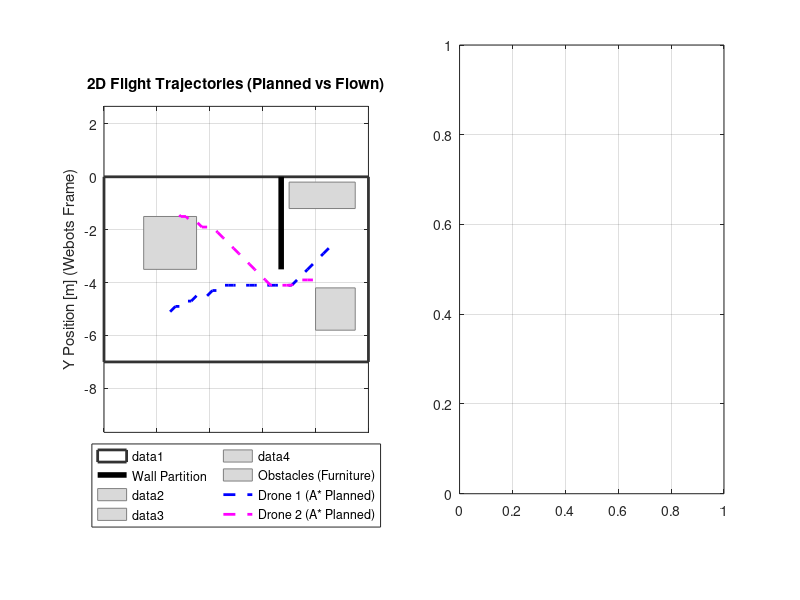

MATLAB code for this plot: (Note: this script raises an error after producing the figure.)
%% PLOT_RESULTS.M
% Evaluates and compares MATLAB A* Planned Path vs. Webots Real Flight Trajectory
% -------------------------------------------------------------------------------

function plot_results()
    clc;
    fprintf('=== Generating A* Path vs. Webots Flight Comparison ===\n');

    % Check if A* paths exist
    if ~exist('astar_paths.mat', 'file')
        error('Please run "astar_planner.m" first to generate the reference paths!');
    end
    load('astar_paths.mat', 'path1_webots', 'path2_webots');

    % Helper to load trajectory from CSV or MAT
    d1_log = load_traj('trajectory_drone_1');
    d2_log = load_traj('trajectory_drone_2');

    has_drone1 = ~isempty(d1_log);
    has_drone2 = ~isempty(d2_log);

    % Create Figure
    fig = figure('Name', 'A* Global Path vs. Webots Controller Tracking', ...
                 'NumberTitle', 'off', 'Color', 'w', 'Position', [100, 100, 1200, 600]);

    %% Subplot 1: 2D World Trajectory Comparison (A* vs. Actual)
    subplot(1, 2, 1);
    hold on;
    grid on;
    axis equal;
    box on;

    % Draw Apartment Boundary and Key Obstacles in Webots Frame
    rectangle('Position', [-10, -7, 10, 7], 'EdgeColor', [0.2 0.2 0.2], 'LineWidth', 2);
    % Center Wall Partition: X = -3.3, Y from -3.5 to 0 (Doorway open at Y from -7 to -3.5)
    plot([-3.3, -3.3], [-3.5, 0], 'k-', 'LineWidth', 4, 'DisplayName', 'Wall Partition');
    
    % Furniture Obstacles
    rectangle('Position', [-8.5, -3.5, 2.0, 2.0], 'FaceColor', [0.85 0.85 0.85], 'EdgeColor', [0.5 0.5 0.5]);
    rectangle('Position', [-3.0, -1.2, 2.5, 1.0], 'FaceColor', [0.85 0.85 0.85], 'EdgeColor', [0.5 0.5 0.5]);
    rectangle('Position', [-2.0, -5.8, 1.5, 1.6], 'FaceColor', [0.85 0.85 0.85], 'EdgeColor', [0.5 0.5 0.5]);

    % Dummy patch for Obstacles in legend
    patch(nan, nan, [0.85 0.85 0.85], 'EdgeColor', [0.5 0.5 0.5], 'DisplayName', 'Obstacles (Furniture)');

    % Plot A* Planned Paths
    plot(path1_webots(:, 1), path1_webots(:, 2), 'b--', 'LineWidth', 2, 'DisplayName', 'Drone 1 (A* Planned)');
    plot(path2_webots(:, 1), path2_webots(:, 2), 'm--', 'LineWidth', 2, 'DisplayName', 'Drone 2 (A* Planned)');

    % Plot Webots Actual Trajectories
    if has_drone1
        plot(d1_log(:, 2), d1_log(:, 3), 'b-', 'LineWidth', 2.5, 'DisplayName', 'Drone 1 (Webots Actual)');
        plot(d1_log(1, 2), d1_log(1, 3), 'go', 'MarkerSize', 8, 'MarkerFaceColor', 'g', 'DisplayName', 'Drone 1 Start');
    end

    if has_drone2
        plot(d2_log(:, 2), d2_log(:, 3), 'm-', 'LineWidth', 2.5, 'DisplayName', 'Drone 2 (Webots Actual)');
        plot(d2_log(1, 2), d2_log(1, 3), 'ro', 'MarkerSize', 8, 'MarkerFaceColor', 'r', 'DisplayName', 'Drone 2 Start');
    end

    xlabel('X Position [m] (Webots Frame)');
    ylabel('Y Position [m] (Webots Frame)');
    title('2D Flight Trajectories (Planned vs Flown)');
    legend('Location', 'southoutside', 'NumColumns', 2);

    %% Subplot 2: Altitude & Controller Performance
    subplot(1, 2, 2);
    hold on;
    grid on;
    box on;

    if has_drone1
        plot(d1_log(:, 1), d1_log(:, 4), 'b-', 'LineWidth', 2, 'DisplayName', 'Drone 1 Altitude');
    end

    if has_drone2
        plot(d2_log(:, 1), d2_log(:, 4), 'm-', 'LineWidth', 2, 'DisplayName', 'Drone 2 Altitude');
    end

    yline(1.0, 'r--', 'Target Altitude (1.0 m)', 'LineWidth', 1.5, 'DisplayName', 'Setpoint (1.0m)');
    xlabel('Time [s]');
    ylabel('Altitude Z [m]');
    title('Drone Altitude Controller Response');
    legend('Location', 'northeast');

    % Print quantitative metrics to console
    if has_drone1
        fprintf('[Drone 1] Total Flown Duration: %.2f s | Final Position: [%.2f, %.2f, %.2f]\n', ...
            d1_log(end, 1), d1_log(end, 2), d1_log(end, 3), d1_log(end, 4));
    end
    if has_drone2
        fprintf('[Drone 2] Total Flown Duration: %.2f s | Final Position: [%.2f, %.2f, %.2f]\n', ...
            d2_log(end, 1), d2_log(end, 2), d2_log(end, 3), d2_log(end, 4));
    end
    fprintf('Comparison plot successfully generated.\n');
end

function traj = load_traj(basename)
    traj = [];
    csv_file = [basename, '.csv'];
    mat_file = [basename, '.mat'];
    if exist(csv_file, 'file')
        traj = readmatrix(csv_file);
    elseif exist(mat_file, 'file')
        d = load(mat_file);
        if isfield(d, 'trajectory_log')
            traj = d.trajectory_log;
        end
    end
end
